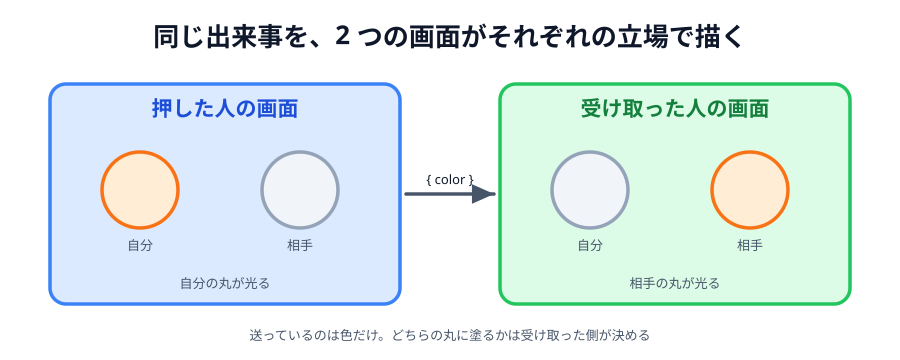

Write Python code to recreate this figure.
# 01-send-receive.svg
# スキーマ: SOURCE-PATH-GOAL（色が流れる）+ SPLITTING（同じ出来事を 2 つの立場で見る）

import sys
sys.path.insert(0, "/Users/seekseep/.claude/skills/genfig")
from genfig import Canvas, PALETTE

c = Canvas(900, 360)

c.text(450, 46, "同じ出来事を、2 つの画面がそれぞれの立場で描く", scale="xl")
sender = c.sticky(50, 84, 350, 220, color="blue")
c.text(225, 116, "押した人の画面", scale="lg", fill=PALETTE["blue"]["text"])
c.ellipse(140, 190, 38, 38, color="orange")
c.text(140, 250, "自分", scale="sm")
c.ellipse(300, 190, 38, 38, color="gray")
c.text(300, 250, "相手", scale="sm")
c.text(225, 288, "自分の丸が光る", scale="sm")
receiver = c.sticky(500, 84, 350, 220, color="green")
c.text(675, 116, "受け取った人の画面", scale="lg", fill=PALETTE["green"]["text"])
c.ellipse(590, 190, 38, 38, color="gray")
c.text(590, 250, "自分", scale="sm")
c.ellipse(750, 190, 38, 38, color="orange")
c.text(750, 250, "相手", scale="sm")
c.text(675, 288, "相手の丸が光る", scale="sm")
c.link(sender, receiver, label="{ color }", label_scale="sm", label_pos="above")
c.text(450, 340, "送っているのは色だけ。どちらの丸に塗るかは受け取った側が決める", scale="sm")

c.save("01-send-receive.svg")
